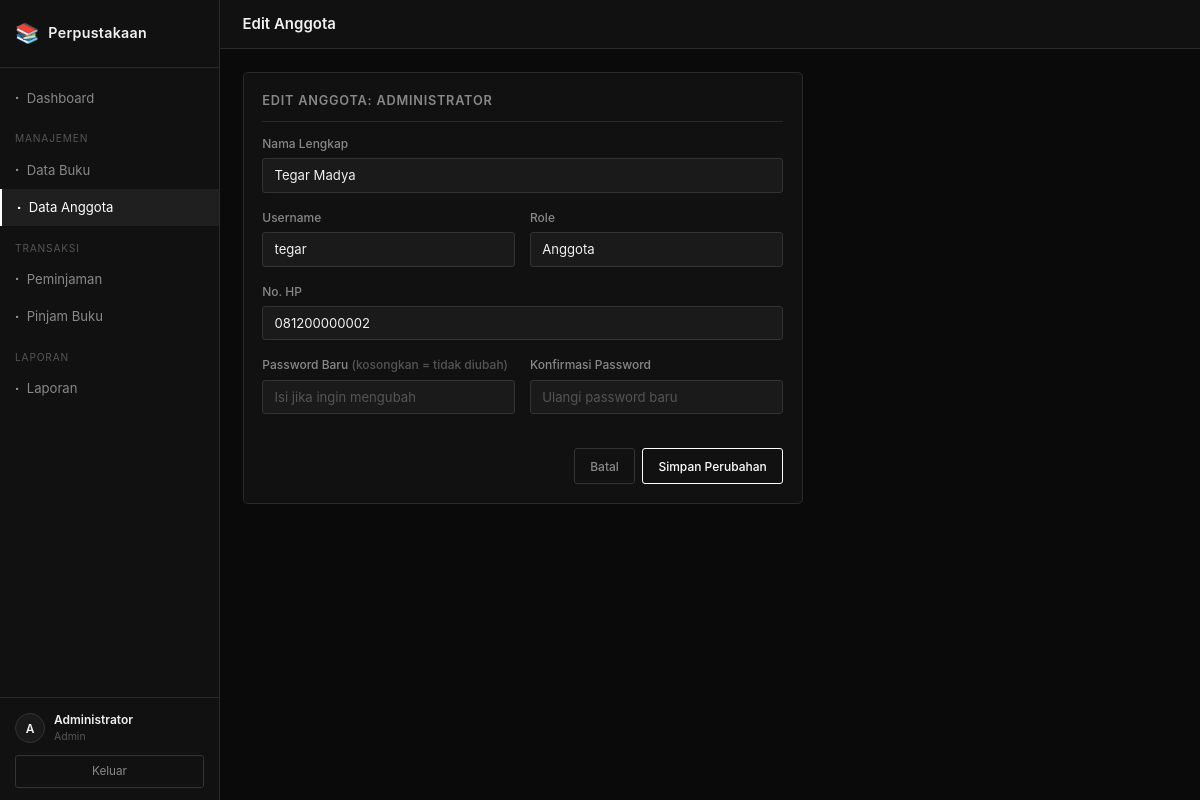
The page /admin/anggota/edit.php?id=2 (signed in) on the database its author committed.
### tables this page shows
CREATE TABLE users (
    id          INT UNSIGNED AUTO_INCREMENT PRIMARY KEY,
    nama        VARCHAR(100) NOT NULL,
    username    VARCHAR(50)  NOT NULL UNIQUE,
    password    VARCHAR(255) NOT NULL,
    role        ENUM('admin','anggota') NOT NULL DEFAULT 'anggota',
    no_hp       VARCHAR(20)  DEFAULT NULL,
    created_at  DATETIME     NOT NULL DEFAULT CURRENT_TIMESTAMP
);

### includes/auth.php (called while the page is built, shortened)
<?php
function currentUser(): array {
    return [
        'id'       => $_SESSION['user_id']   ?? null,
        'nama'     => $_SESSION['nama']      ?? '',
        'username' => $_SESSION['username']  ?? '',
        'role'     => $_SESSION['role']      ?? '',
    ];
}

### includes/fungsi.php (called while the page is built, shortened)
<?php
function e(string $str): string {
    return htmlspecialchars($str, ENT_QUOTES, 'UTF-8');
}

### admin/anggota/edit.php (the view, shortened to what this page needs)
<?php
require_once __DIR__ . '/../../config/koneksi.php';
require_once __DIR__ . '/../../includes/auth.php';
require_once __DIR__ . '/../../includes/fungsi.php';
$id = (int) ($_GET['id'] ?? 0);
$stmt = $pdo->prepare("SELECT * FROM users WHERE id = :id LIMIT 1");
$stmt->execute([':id' => $id]);
$user = $stmt->fetch();
$formData = $user;
require_once __DIR__ . '/../../includes/header.php';
?>
<div class="card" style="max-width:560px;">
    <div class="card-title">Edit Anggota: <?= e($user['nama']) ?></div>
    <form method="POST" action="" data-validate>
        <div class="form-group">
            <label class="form-label" for="nama">Nama Lengkap</label>
            <input type="text" id="nama" name="nama" class="form-control"
                   value="<?= e($formData['nama']) ?>" required>
        </div>
        <div class="form-row">
            <div class="form-group">
                <label class="form-label" for="username">Username</label>
                <input type="text" id="username" name="username" class="form-control"
                       value="<?= e($formData['username']) ?>" required>
            </div>
            <div class="form-group">
                <label class="form-label" for="role">Role</label>
                <select id="role" name="role" class="form-control">
                    <option value="anggota" <?= $formData['role'] === 'anggota' ? 'selected' : '' ?>>Anggota</option>
                </select>
            </div>
        </div>
        <div class="form-group">
            <label class="form-label" for="no_hp">No. HP</label>
            <input type="text" id="no_hp" name="no_hp" class="form-control"
                   value="<?= e($formData['no_hp'] ?? '') ?>">
        </div>
        <div class="form-row">
            <div class="form-group">
                <label class="form-label" for="password_baru">Password Baru <span style="color:var(--text-muted)">(kosongkan = tidak diubah)</span></label>
                <input type="password" id="password_baru" name="password_baru" class="form-control"
                       placeholder="Isi jika ingin mengubah">
            </div>
            <div class="form-group">
                <label class="form-label" for="konfirmasi">Konfirmasi Password</label>
                <input type="password" id="konfirmasi" name="konfirmasi" class="form-control"
                       placeholder="Ulangi password baru">
            </div>
        </div>
        <div class="form-actions">
            <a href="<?= APP_URL ?>/admin/anggota/index.php" class="btn btn-secondary">Batal</a>
            <button type="submit" class="btn btn-primary">Simpan Perubahan</button>
        </div>
    </form>
</div>
<?php require_once __DIR__ . '/../../includes/footer.php'; ?>

### assets/css/style.css (style rules this page uses)
*, *::before, *::after { box-sizing: border-box; margin: 0; padding: 0; }
:root { --bg-base: #0a0a0a; --bg-surface: #111111; --bg-elevated: #1a1a1a; --bg-hover: #222222; --border: #2a2a2a; --border-light: #333333; --text-primary: #f0f0f0; --text-secondary: #888888; --text-muted: #555555; --white: #ffffff; --white-dim: rgba(255,255,255,0.06); --status-ok: #6a6a6a; --status-warn: #888888; --status-bad: #4a4a4a; --sidebar-w: 220px; --radius: 5px; --radius-sm: 3px; --transition: 0.15s ease; --font: -apple-system, BlinkMacSystemFont, 'Segoe UI', Roboto, Oxygen, Ubuntu, sans-serif; }
html { font-size: 15px; scroll-behavior: smooth; }
body { font-family: var(--font); background: var(--bg-base); color: var(--text-primary); line-height: 1.6; min-height: 100vh; }
a { color: inherit; text-decoration: none; }
.card { background: var(--bg-surface); border: 1px solid var(--border); border-radius: var(--radius); padding: 1.25rem; margin-bottom: 1.25rem; }
.card-title { font-size: 0.85rem; font-weight: 600; text-transform: uppercase; letter-spacing: 0.06em; color: var(--text-secondary); margin-bottom: 0.8rem; padding-bottom: 0.6rem; border-bottom: 1px solid var(--border); }
.form-group { margin-bottom: 1rem; }
.form-label { display: block; font-size: 0.8rem; font-weight: 500; color: var(--text-secondary); margin-bottom: 0.35rem; }
.form-control { width: 100%; background: var(--bg-elevated); border: 1px solid var(--border-light); border-radius: var(--radius-sm); color: var(--text-primary); padding: 0.55rem 0.75rem; font-size: 0.875rem; font-family: var(--font); transition: border-color var(--transition); -webkit-appearance: none; }
.form-control::placeholder { color: var(--text-muted); }
select.form-control { cursor: pointer; }
.form-row { display: grid; grid-template-columns: 1fr 1fr; gap: 1rem; }
.btn { display: inline-flex; align-items: center; gap: 0.35rem; padding: 0.5rem 1rem; font-size: 0.8rem; font-weight: 500; font-family: var(--font); border-radius: var(--radius-sm); cursor: pointer; transition: background var(--transition), color var(--transition), border-color var(--transition); border: 1px solid transparent; text-decoration: none; }
.btn-primary { background: transparent; border-color: var(--white); color: var(--white); }
.btn-secondary { background: transparent; border-color: var(--border-light); color: var(--text-secondary); }
.form-actions { display: flex; justify-content: flex-end; gap: 0.5rem; margin-top: 1.25rem; }

### rows shown on the page
users: nama "Tegar Madya", username "tegar", role "Anggota", no_hp "081200000002"

### other values the page prints
APP_NAME "Perpustakaan"
substr($user['nama'], 0, 1) "A"
$user['nama'] "Administrator"
$user['role'] "Admin"
$pageTitle "Edit Anggota"
$user['nama'] "ADMINISTRATOR"
